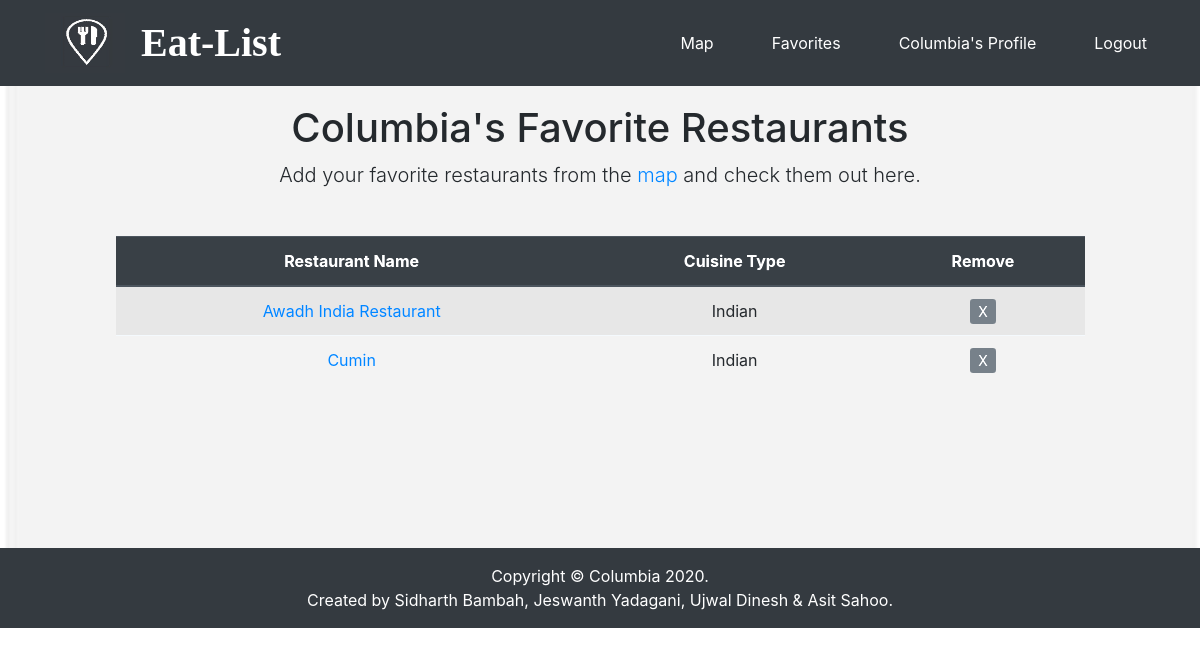
The app's page /fav_list (signed in) with its own data.
### ColumbiaApp/models.py (models this page shows, shortened)
class Restaurant(models.Model):
    user = models.ForeignKey(User, on_delete=models.PROTECT)
    cuisine = models.CharField(max_length=30)
    name = models.CharField(max_length=100)
    url = models.CharField(max_length=30)

### ColumbiaApp/views.py (the view)
# urls.py: path('fav_list',views.fav_list,name='fav_list'),
def fav_list(request):
    context=dict()
    if request.user.is_authenticated:
        fav_rest_list = Restaurant.objects.filter(user=request.user)
        data_list = []
        for ele in fav_rest_list:
            temp_dict = {}
            temp_dict['name'] = ele.name
            temp_dict['cuisine'] = ele.cuisine
            temp_dict['url'] = ele.url
            data_list.append(temp_dict)
        context['fav_restaurants'] = data_list
        return render(request,'fav_list.html',context)
    else:
        return HttpResponseRedirect(reverse('login'))

### templates/fav_list.html
{% extends 'base_login.html' %}
{% block content %}
    <h1 style="text-align: center;">{{user|title}}'s Favorite Restaurants</h1>
    <p style="text-align: center;padding-bottom:30px;" class="lead">Add your favorite restaurants from the <a href="{% url 'restaurant_map' %}">map</a> and check them out here.</p>
    <div class="container-fluid" style="width:90%;">
    <table class="table table-hover table-striped">
        <thead class="thead-dark text-center">
            <tr>
                <th>Restaurant Name</th>
                <th>Cuisine Type</th>
                <th>Remove</th>
            </tr>
        </thead>
        <tbody class="text-center">
        {% for ele in fav_restaurants %}
            <tr>
                <td><a href="https://www.google.com/maps/search/?api=1&query=Google&query_place_id={{ele.url}}" target="_blank">{{ele.name}}</a></td>
                <td>{{ele.cuisine}}</td>
                <td><a class="btn-sm btn-secondary" href="{% url 'remove_from_fav' %}?res_to_remove={{ ele.name }}">X</a></td>
            </tr>
        {% endfor %}
        </tbody>
    </table>
    </div>
{% endblock %}

### templates/base_login.html (shortened to what this page needs)
<!DOCTYPE html>
{% load static %}
<html lang="en">
<head>
    <link rel="stylesheet" href="https://stackpath.bootstrapcdn.com/bootstrap/4.4.1/css/bootstrap.min.css"
>
    <link rel="stylesheet" href="{% static 'ColumbiaApp/css/style.css' %}" type="text/css">
    <link rel="stylesheet" href="https://cdnjs.cloudflare.com/ajax/libs/font-awesome/5.11.2/css/all.css" type="text/css">
</head>
<body>
<nav class="navbar navbar-expand-lg navbar-dark bg-dark fixed-top">
    <div class="container">
        <a href="{% url 'home' %}">
        <img class="navbar-brand" src="/static/ColumbiaApp/img/logo.jpg" height="70px" width="80px"></img>
        </a>
        <a class="navbar-brand" style="font-family: 'Baskerville Old Face';font-size: 40px;font-weight: bolder" href="{% url 'home' %}">Eat-List</a>
        <div class="collapse navbar-collapse" id="navbarResponsive">
            <ul class="navbar-nav ml-auto">
                <li class="nav-item">
                    <a class="nav-link" style="padding-right:50px;color:white;" href="{% url 'restaurant_map' %}">Map</a>
                </li>
                <li class="nav-item">
                    <a class="nav-link" style="padding-right:50px;color:white;" href="{% url 'fav_list' %}">Favorites</a>
                </li>
                <li class="nav-item">
                    <a class="nav-link" style="padding-right:50px;color:white;" href="{% url 'user_profile' %}">{{ user|title|safe }}'s Profile</a>
                </li>
                <li class="nav-item">
                    <a class="nav-link" style="color:white;" href="{% url 'logout' %}">Logout</a>
                </li>
            </ul>
        </div>
    </div>
</nav>
<section class="py-5 bg-image-full" style="background-image: url('/static/ColumbiaApp/img/bg.jpg');filter: brightness(110%);">
    <div class="container">
        {% block content %}
        {% endblock %}
    </div>
    <div style="height: 100px;"></div>
</section>
  <footer class="py-3 bg-dark">
    <div class="container">
        <p class="m-0 text-center text-white">Copyright &copy; Columbia 2020.<br> Created by
            Sidharth Bambah, Jeswanth Yadagani, Ujwal Dinesh & Asit Sahoo.
        </p>
    </div>
  </footer>
</body>
</html>

### static/ColumbiaApp/css/style.css (style rules this page uses)
html,body { height: 100%; width: 100%; }
body { padding-top: 56px; }
.bg-image-full { background: no-repeat center center scroll; -webkit-background-size: cover; -moz-background-size: cover; background-size: cover; -o-background-size: cover; }

### records on screen
Restaurant: name "Awadh India Restaurant", cuisine "Indian"
Restaurant: name "Cumin", cuisine "Indian"

### other values on screen
{{ user|title|safe }} "Columbia"
{{ user|title }} "Columbia"
